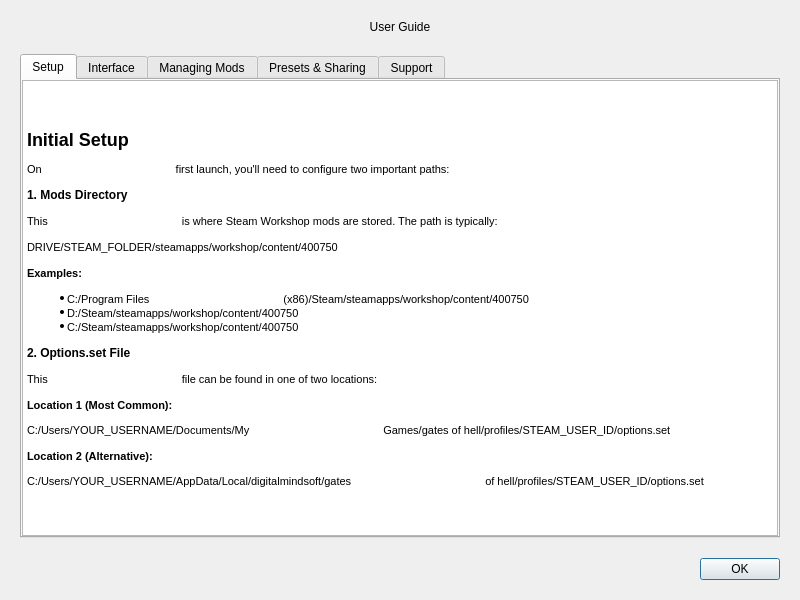
<?xml version="1.0" encoding="UTF-8"?>
<ui version="4.0">
    <class>UserManualDialog</class>
    <widget class="QDialog" name="UserManualDialog">
        <property name="geometry">
            <rect>
                <x>0</x>
                <y>0</y>
                <width>800</width>
                <height>600</height>
            </rect>
        </property>
        <property name="minimumSize">
            <size>
                <width>800</width>
                <height>600</height>
            </size>
        </property>
        <property name="maximumSize">
            <size>
                <width>800</width>
                <height>600</height>
            </size>
        </property>
        <property name="windowTitle">
            <string>User Manual</string>
        </property>
        <property name="modal">
            <bool>true</bool>
        </property>
        <layout class="QVBoxLayout" name="main_layout">
            <property name="spacing">
                <number>20</number>
            </property>
            <property name="leftMargin">
                <number>20</number>
            </property>
            <property name="topMargin">
                <number>20</number>
            </property>
            <property name="rightMargin">
                <number>20</number>
            </property>
            <property name="bottomMargin">
                <number>20</number>
            </property>
            <item>
                <widget class="QLabel" name="title_label">
                    <property name="text">
                        <string>User Guide</string>
                    </property>
                    <property name="alignment">
                        <set>Qt::AlignmentFlag::AlignCenter</set>
                    </property>
                </widget>
            </item>
            <item>
                <widget class="QTabWidget" name="tab_widget">
                    <property name="currentIndex">
                        <number>0</number>
                    </property>
                    <widget class="QWidget" name="setup_tab">
                        <attribute name="title">
                            <string>Setup</string>
                        </attribute>
                        <layout class="QVBoxLayout" name="setup_tab_layout">
                            <property name="leftMargin">
                                <number>0</number>
                            </property>
                            <property name="topMargin">
                                <number>0</number>
                            </property>
                            <property name="rightMargin">
                                <number>0</number>
                            </property>
                            <property name="bottomMargin">
                                <number>0</number>
                            </property>
                            <item>
                                <widget class="QTextEdit" name="setup_content">
                                    <property name="readOnly">
                                        <bool>true</bool>
                                    </property>
                                    <property name="html">
                                        <string>&lt;!DOCTYPE HTML PUBLIC &quot;-//W3C//DTD HTML 4.0//EN&quot; &quot;http://www.w3.org/TR/REC-html40/strict.dtd&quot;&gt;
                                            &lt;html&gt;&lt;head&gt;&lt;meta name=&quot;qrichtext&quot; content=&quot;1&quot;
                                            /&gt;&lt;meta charset=&quot;utf-8&quot; /&gt;&lt;style type=&quot;text/css&quot;&gt;
                                            p, li { white-space: pre-wrap; }
                                            hr { height: 1px; border-width: 0; }
                                            li.unchecked::marker { content: &quot;\2610&quot;; }
                                            li.checked::marker { content: &quot;\2612&quot;; }
                                            &lt;/style&gt;&lt;/head&gt;&lt;body style=&quot; font-family:'Segoe UI';
                                            font-size:9pt; font-weight:400; font-style:normal;&quot;&gt;
                                            &lt;h2 style=&quot; margin-top:16px; margin-bottom:12px; margin-left:0px;
                                            margin-right:0px; -qt-block-indent:0; text-indent:0px;&quot;&gt;&lt;span
                                            style=&quot; font-family:'MS Shell Dlg 2'; font-size:8.25pt;
                                            font-weight:600;&quot;&gt;Initial Setup&lt;/span&gt;&lt;/h2&gt;
                                            &lt;p style=&quot; margin-top:12px; margin-bottom:12px; margin-left:0px;
                                            margin-right:0px; -qt-block-indent:0; text-indent:0px;&quot;&gt;&lt;span
                                            style=&quot; font-family:'MS Shell Dlg 2'; font-size:8.25pt;&quot;&gt;On
                                            first launch, you'll need to configure two important paths:&lt;/span&gt;&lt;/p&gt;
                                            &lt;h4 style=&quot; margin-top:12px; margin-bottom:12px; margin-left:0px;
                                            margin-right:0px; -qt-block-indent:0; text-indent:0px;&quot;&gt;&lt;span
                                            style=&quot; font-family:'MS Shell Dlg 2'; font-size:8.25pt;
                                            font-weight:600;&quot;&gt;1. Mods Directory&lt;/span&gt;&lt;/h4&gt;
                                            &lt;p style=&quot; margin-top:12px; margin-bottom:12px; margin-left:0px;
                                            margin-right:0px; -qt-block-indent:0; text-indent:0px;&quot;&gt;&lt;span
                                            style=&quot; font-family:'MS Shell Dlg 2'; font-size:8.25pt;&quot;&gt;This
                                            is where Steam Workshop mods are stored. The path is typically:&lt;/span&gt;&lt;/p&gt;
                                            &lt;p style=&quot; margin-top:12px; margin-bottom:12px; margin-left:0px;
                                            margin-right:0px; -qt-block-indent:0; text-indent:0px;&quot;&gt;&lt;span
                                            style=&quot; font-family:'Courier New,courier'; font-size:8.25pt;&quot;&gt;DRIVE/STEAM_FOLDER/steamapps/workshop/content/400750&lt;/span&gt;&lt;/p&gt;
                                            &lt;p style=&quot; margin-top:12px; margin-bottom:12px; margin-left:0px;
                                            margin-right:0px; -qt-block-indent:0; text-indent:0px;&quot;&gt;&lt;span
                                            style=&quot; font-family:'MS Shell Dlg 2'; font-size:8.25pt;
                                            font-weight:600;&quot;&gt;Examples:&lt;/span&gt;&lt;/p&gt;
                                            &lt;ul style=&quot;margin-top: 0px; margin-bottom: 0px; margin-left: 0px;
                                            margin-right: 0px; -qt-list-indent: 1;&quot;&gt;
                                            &lt;li style=&quot; font-family:'MS Shell Dlg 2'; font-size:8.25pt;&quot;
                                            style=&quot; margin-top:12px; margin-bottom:0px; margin-left:0px;
                                            margin-right:0px; -qt-block-indent:0; text-indent:0px;&quot;&gt;&lt;span
                                            style=&quot; font-family:'Courier New,courier';&quot;&gt;C:/Program Files
                                            (x86)/Steam/steamapps/workshop/content/400750&lt;/span&gt;&lt;/li&gt;
                                            &lt;li style=&quot; font-family:'MS Shell Dlg 2'; font-size:8.25pt;&quot;
                                            style=&quot; margin-top:0px; margin-bottom:0px; margin-left:0px;
                                            margin-right:0px; -qt-block-indent:0; text-indent:0px;&quot;&gt;&lt;span
                                            style=&quot; font-family:'Courier New,courier';&quot;&gt;D:/Steam/steamapps/workshop/content/400750&lt;/span&gt;&lt;/li&gt;
                                            &lt;li style=&quot; font-family:'MS Shell Dlg 2'; font-size:8.25pt;&quot;
                                            style=&quot; margin-top:0px; margin-bottom:12px; margin-left:0px;
                                            margin-right:0px; -qt-block-indent:0; text-indent:0px;&quot;&gt;&lt;span
                                            style=&quot; font-family:'Courier New,courier';&quot;&gt;C:/Steam/steamapps/workshop/content/400750&lt;/span&gt;&lt;/li&gt;&lt;/ul&gt;
                                            &lt;h4 style=&quot; margin-top:12px; margin-bottom:12px; margin-left:0px;
                                            margin-right:0px; -qt-block-indent:0; text-indent:0px;&quot;&gt;&lt;span
                                            style=&quot; font-family:'MS Shell Dlg 2'; font-size:8.25pt;
                                            font-weight:600;&quot;&gt;2. Options.set File&lt;/span&gt;&lt;/h4&gt;
                                            &lt;p style=&quot; margin-top:12px; margin-bottom:12px; margin-left:0px;
                                            margin-right:0px; -qt-block-indent:0; text-indent:0px;&quot;&gt;&lt;span
                                            style=&quot; font-family:'MS Shell Dlg 2'; font-size:8.25pt;&quot;&gt;This
                                            file can be found in one of two locations:&lt;/span&gt;&lt;/p&gt;
                                            &lt;p style=&quot; margin-top:12px; margin-bottom:12px; margin-left:0px;
                                            margin-right:0px; -qt-block-indent:0; text-indent:0px;&quot;&gt;&lt;span
                                            style=&quot; font-family:'MS Shell Dlg 2'; font-size:8.25pt;
                                            font-weight:600;&quot;&gt;Location 1 (Most Common):&lt;/span&gt;&lt;/p&gt;
                                            &lt;p style=&quot; margin-top:12px; margin-bottom:12px; margin-left:0px;
                                            margin-right:0px; -qt-block-indent:0; text-indent:0px;&quot;&gt;&lt;span
                                            style=&quot; font-family:'Courier New,courier'; font-size:8.25pt;&quot;&gt;C:/Users/YOUR_USERNAME/Documents/My
                                            Games/gates of hell/profiles/STEAM_USER_ID/options.set&lt;/span&gt;&lt;/p&gt;
                                            &lt;p style=&quot; margin-top:12px; margin-bottom:12px; margin-left:0px;
                                            margin-right:0px; -qt-block-indent:0; text-indent:0px;&quot;&gt;&lt;span
                                            style=&quot; font-family:'MS Shell Dlg 2'; font-size:8.25pt;
                                            font-weight:600;&quot;&gt;Location 2 (Alternative):&lt;/span&gt;&lt;/p&gt;
                                            &lt;p style=&quot; margin-top:12px; margin-bottom:12px; margin-left:0px;
                                            margin-right:0px; -qt-block-indent:0; text-indent:0px;&quot;&gt;&lt;span
                                            style=&quot; font-family:'Courier New,courier'; font-size:8.25pt;&quot;&gt;C:/Users/YOUR_USERNAME/AppData/Local/digitalmindsoft/gates
                                            of hell/profiles/STEAM_USER_ID/options.set&lt;/span&gt;&lt;/p&gt;&lt;/body&gt;&lt;/html&gt;
                                        </string>
                                    </property>
                                </widget>
                            </item>
                        </layout>
                    </widget>
                    <widget class="QWidget" name="interface_tab">
                        <attribute name="title">
                            <string>Interface</string>
                        </attribute>
                        <layout class="QVBoxLayout" name="interface_tab_layout">
                            <property name="leftMargin">
                                <number>0</number>
                            </property>
                            <property name="topMargin">
                                <number>0</number>
                            </property>
                            <property name="rightMargin">
                                <number>0</number>
                            </property>
                            <property name="bottomMargin">
                                <number>0</number>
                            </property>
                            <item>
                                <widget class="QTextEdit" name="interface_content">
                                    <property name="readOnly">
                                        <bool>true</bool>
                                    </property>
                                    <property name="html">
                                        <string>&lt;!DOCTYPE HTML PUBLIC &quot;-//W3C//DTD HTML 4.0//EN&quot; &quot;http://www.w3.org/TR/REC-html40/strict.dtd&quot;&gt;
                                            &lt;html&gt;&lt;head&gt;&lt;meta name=&quot;qrichtext&quot; content=&quot;1&quot;
                                            /&gt;&lt;meta charset=&quot;utf-8&quot; /&gt;&lt;style type=&quot;text/css&quot;&gt;
                                            p, li { white-space: pre-wrap; }
                                            hr { height: 1px; border-width: 0; }
                                            li.unchecked::marker { content: &quot;\2610&quot;; }
                                            li.checked::marker { content: &quot;\2612&quot;; }
                                            &lt;/style&gt;&lt;/head&gt;&lt;body style=&quot; font-family:'Segoe UI';
                                            font-size:9pt; font-weight:400; font-style:normal;&quot;&gt;
                                            &lt;h2 style=&quot; margin-top:16px; margin-bottom:12px; margin-left:0px;
                                            margin-right:0px; -qt-block-indent:0; text-indent:0px;&quot;&gt;&lt;span
                                            style=&quot; font-family:'MS Shell Dlg 2'; font-size:8.25pt;
                                            font-weight:600;&quot;&gt;Interface Layout&lt;/span&gt;&lt;/h2&gt;
                                            &lt;h4 style=&quot; margin-top:12px; margin-bottom:12px; margin-left:0px;
                                            margin-right:0px; -qt-block-indent:0; text-indent:0px;&quot;&gt;&lt;span
                                            style=&quot; font-family:'MS Shell Dlg 2'; font-size:8.25pt;
                                            font-weight:600;&quot;&gt;Left Panel: Installed Mods&lt;/span&gt;&lt;/h4&gt;
                                            &lt;p style=&quot; margin-top:12px; margin-bottom:12px; margin-left:0px;
                                            margin-right:0px; -qt-block-indent:0; text-indent:0px;&quot;&gt;&lt;span
                                            style=&quot; font-family:'MS Shell Dlg 2'; font-size:8.25pt;&quot;&gt;Shows
                                            all mods available in your mods directory&lt;/span&gt;&lt;/p&gt;
                                            &lt;h4 style=&quot; margin-top:12px; margin-bottom:12px; margin-left:0px;
                                            margin-right:0px; -qt-block-indent:0; text-indent:0px;&quot;&gt;&lt;span
                                            style=&quot; font-family:'MS Shell Dlg 2'; font-size:8.25pt;
                                            font-weight:600;&quot;&gt;Right Panel: Active Mods&lt;/span&gt;&lt;/h4&gt;
                                            &lt;p style=&quot; margin-top:12px; margin-bottom:12px; margin-left:0px;
                                            margin-right:0px; -qt-block-indent:0; text-indent:0px;&quot;&gt;&lt;span
                                            style=&quot; font-family:'MS Shell Dlg 2'; font-size:8.25pt;&quot;&gt;Shows
                                            currently enabled mods that will load in-game&lt;/span&gt;&lt;/p&gt;
                                            &lt;h2 style=&quot; margin-top:16px; margin-bottom:12px; margin-left:0px;
                                            margin-right:0px; -qt-block-indent:0; text-indent:0px;&quot;&gt;&lt;span
                                            style=&quot; font-family:'MS Shell Dlg 2'; font-size:8.25pt;
                                            font-weight:600;&quot;&gt;Mod Information Panel&lt;/span&gt;&lt;/h2&gt;
                                            &lt;p style=&quot; margin-top:12px; margin-bottom:12px; margin-left:0px;
                                            margin-right:0px; -qt-block-indent:0; text-indent:0px;&quot;&gt;&lt;span
                                            style=&quot; font-family:'MS Shell Dlg 2'; font-size:8.25pt;&quot;&gt;Click
                                            any mod to view its details automatically. This can be disabled in the menu
                                            if preferred.&lt;/span&gt;&lt;/p&gt;&lt;/body&gt;&lt;/html&gt;
                                        </string>
                                    </property>
                                </widget>
                            </item>
                        </layout>
                    </widget>
                    <widget class="QWidget" name="managing_tab">
                        <attribute name="title">
                            <string>Managing Mods</string>
                        </attribute>
                        <layout class="QVBoxLayout" name="managing_tab_layout">
                            <property name="leftMargin">
                                <number>0</number>
                            </property>
                            <property name="topMargin">
                                <number>0</number>
                            </property>
                            <property name="rightMargin">
                                <number>0</number>
                            </property>
                            <property name="bottomMargin">
                                <number>0</number>
                            </property>
                            <item>
                                <widget class="QTextEdit" name="managing_content">
                                    <property name="readOnly">
                                        <bool>true</bool>
                                    </property>
                                    <property name="html">
                                        <string>&lt;!DOCTYPE HTML PUBLIC &quot;-//W3C//DTD HTML 4.0//EN&quot; &quot;http://www.w3.org/TR/REC-html40/strict.dtd&quot;&gt;
                                            &lt;html&gt;&lt;head&gt;&lt;meta name=&quot;qrichtext&quot; content=&quot;1&quot;
                                            /&gt;&lt;meta charset=&quot;utf-8&quot; /&gt;&lt;style type=&quot;text/css&quot;&gt;
                                            p, li { white-space: pre-wrap; }
                                            hr { height: 1px; border-width: 0; }
                                            li.unchecked::marker { content: &quot;\2610&quot;; }
                                            li.checked::marker { content: &quot;\2612&quot;; }
                                            &lt;/style&gt;&lt;/head&gt;&lt;body style=&quot; font-family:'Segoe UI';
                                            font-size:9pt; font-weight:400; font-style:normal;&quot;&gt;
                                            &lt;h2 style=&quot; margin-top:16px; margin-bottom:12px; margin-left:0px;
                                            margin-right:0px; -qt-block-indent:0; text-indent:0px;&quot;&gt;&lt;span
                                            style=&quot; font-family:'MS Shell Dlg 2'; font-size:8.25pt;
                                            font-weight:600;&quot;&gt;Managing Mods&lt;/span&gt;&lt;/h2&gt;
                                            &lt;h4 style=&quot; margin-top:12px; margin-bottom:12px; margin-left:0px;
                                            margin-right:0px; -qt-block-indent:0; text-indent:0px;&quot;&gt;&lt;span
                                            style=&quot; font-family:'MS Shell Dlg 2'; font-size:8.25pt;
                                            font-weight:600;&quot;&gt;Activating Mods&lt;/span&gt;&lt;/h4&gt;
                                            &lt;ul style=&quot;margin-top: 0px; margin-bottom: 0px; margin-left: 0px;
                                            margin-right: 0px; -qt-list-indent: 1;&quot;&gt;
                                            &lt;li style=&quot; font-family:'MS Shell Dlg 2'; font-size:8.25pt;&quot;
                                            style=&quot; margin-top:12px; margin-bottom:0px; margin-left:0px;
                                            margin-right:0px; -qt-block-indent:0; text-indent:0px;&quot;&gt;&lt;span
                                            style=&quot; font-weight:600;&quot;&gt;Double-click&lt;/span&gt; any
                                            installed mod to activate it&lt;/li&gt;
                                            &lt;li style=&quot; font-family:'MS Shell Dlg 2'; font-size:8.25pt;&quot;
                                            style=&quot; margin-top:0px; margin-bottom:12px; margin-left:0px;
                                            margin-right:0px; -qt-block-indent:0; text-indent:0px;&quot;&gt;&lt;span
                                            style=&quot; font-weight:600;&quot;&gt;Select multiple mods&lt;/span&gt;
                                            (Ctrl+click) and use &amp;quot;Add Selected&amp;quot;&lt;/li&gt;&lt;/ul&gt;
                                            &lt;h4 style=&quot; margin-top:12px; margin-bottom:12px; margin-left:0px;
                                            margin-right:0px; -qt-block-indent:0; text-indent:0px;&quot;&gt;&lt;span
                                            style=&quot; font-family:'MS Shell Dlg 2'; font-size:8.25pt;
                                            font-weight:600;&quot;&gt;Deactivating Mods&lt;/span&gt;&lt;/h4&gt;
                                            &lt;ul style=&quot;margin-top: 0px; margin-bottom: 0px; margin-left: 0px;
                                            margin-right: 0px; -qt-list-indent: 1;&quot;&gt;
                                            &lt;li style=&quot; font-family:'MS Shell Dlg 2'; font-size:8.25pt;&quot;
                                            style=&quot; margin-top:12px; margin-bottom:0px; margin-left:0px;
                                            margin-right:0px; -qt-block-indent:0; text-indent:0px;&quot;&gt;&lt;span
                                            style=&quot; font-weight:600;&quot;&gt;Double-click&lt;/span&gt; any active
                                            mod to remove it&lt;/li&gt;
                                            &lt;li style=&quot; font-family:'MS Shell Dlg 2'; font-size:8.25pt;&quot;
                                            style=&quot; margin-top:0px; margin-bottom:0px; margin-left:0px;
                                            margin-right:0px; -qt-block-indent:0; text-indent:0px;&quot;&gt;&lt;span
                                            style=&quot; font-weight:600;&quot;&gt;Select multiple mods&lt;/span&gt; and
                                            click &amp;quot;Remove&amp;quot;&lt;/li&gt;
                                            &lt;li style=&quot; font-family:'MS Shell Dlg 2'; font-size:8.25pt;&quot;
                                            style=&quot; margin-top:0px; margin-bottom:12px; margin-left:0px;
                                            margin-right:0px; -qt-block-indent:0; text-indent:0px;&quot;&gt;&lt;span
                                            style=&quot; font-weight:600;&quot;&gt;&amp;quot;Clear All&amp;quot;&lt;/span&gt;
                                            removes all active mods at once&lt;/li&gt;&lt;/ul&gt;&lt;/body&gt;&lt;/html&gt;
                                        </string>
                                    </property>
                                </widget>
                            </item>
                        </layout>
                    </widget>
                    <widget class="QWidget" name="presets_tab">
                        <attribute name="title">
                            <string>Presets &amp;&amp; Sharing</string>
                        </attribute>
                        <layout class="QVBoxLayout" name="presets_tab_layout">
                            <property name="leftMargin">
                                <number>0</number>
                            </property>
                            <property name="topMargin">
                                <number>0</number>
                            </property>
                            <property name="rightMargin">
                                <number>0</number>
                            </property>
                            <property name="bottomMargin">
                                <number>0</number>
                            </property>
                            <item>
                                <widget class="QTextEdit" name="presets_content">
                                    <property name="readOnly">
                                        <bool>true</bool>
                                    </property>
                                    <property name="html">
                                        <string>&lt;!DOCTYPE HTML PUBLIC &quot;-//W3C//DTD HTML 4.0//EN&quot; &quot;http://www.w3.org/TR/REC-html40/strict.dtd&quot;&gt;
                                            &lt;html&gt;&lt;head&gt;&lt;meta name=&quot;qrichtext&quot; content=&quot;1&quot;
                                            /&gt;&lt;meta charset=&quot;utf-8&quot; /&gt;&lt;style type=&quot;text/css&quot;&gt;
                                            p, li { white-space: pre-wrap; }
                                            hr { height: 1px; border-width: 0; }
                                            li.unchecked::marker { content: &quot;\2610&quot;; }
                                            li.checked::marker { content: &quot;\2612&quot;; }
                                            &lt;/style&gt;&lt;/head&gt;&lt;body style=&quot; font-family:'Segoe UI';
                                            font-size:9pt; font-weight:400; font-style:normal;&quot;&gt;
                                            &lt;h2 style=&quot; margin-top:16px; margin-bottom:12px; margin-left:0px;
                                            margin-right:0px; -qt-block-indent:0; text-indent:0px;&quot;&gt;&lt;span
                                            style=&quot; font-family:'MS Shell Dlg 2'; font-size:8.25pt;
                                            font-weight:600;&quot;&gt;Preset System&lt;/span&gt;&lt;/h2&gt;
                                            &lt;p style=&quot; margin-top:12px; margin-bottom:12px; margin-left:0px;
                                            margin-right:0px; -qt-block-indent:0; text-indent:0px;&quot;&gt;&lt;span
                                            style=&quot; font-family:'MS Shell Dlg 2'; font-size:8.25pt;&quot;&gt;Save
                                            and load different mod configurations:&lt;/span&gt;&lt;/p&gt;
                                            &lt;ul style=&quot;margin-top: 0px; margin-bottom: 0px; margin-left: 0px;
                                            margin-right: 0px; -qt-list-indent: 1;&quot;&gt;
                                            &lt;li style=&quot; font-family:'MS Shell Dlg 2'; font-size:8.25pt;&quot;
                                            style=&quot; margin-top:12px; margin-bottom:0px; margin-left:0px;
                                            margin-right:0px; -qt-block-indent:0; text-indent:0px;&quot;&gt;&lt;span
                                            style=&quot; font-weight:600;&quot;&gt;&amp;quot;Save&amp;quot;&lt;/span&gt;
                                            - Create a preset from current active mods&lt;/li&gt;
                                            &lt;li style=&quot; font-family:'MS Shell Dlg 2'; font-size:8.25pt;&quot;
                                            style=&quot; margin-top:0px; margin-bottom:0px; margin-left:0px;
                                            margin-right:0px; -qt-block-indent:0; text-indent:0px;&quot;&gt;&lt;span
                                            style=&quot; font-weight:600;&quot;&gt;&amp;quot;Load&amp;quot;&lt;/span&gt;
                                            - Apply a saved preset&lt;/li&gt;
                                            &lt;li style=&quot; font-family:'MS Shell Dlg 2'; font-size:8.25pt;&quot;
                                            style=&quot; margin-top:0px; margin-bottom:12px; margin-left:0px;
                                            margin-right:0px; -qt-block-indent:0; text-indent:0px;&quot;&gt;&lt;span
                                            style=&quot; font-weight:600;&quot;&gt;&amp;quot;Delete&amp;quot;&lt;/span&gt;
                                            - Remove a preset permanently&lt;/li&gt;&lt;/ul&gt;
                                            &lt;h2 style=&quot; margin-top:16px; margin-bottom:12px; margin-left:0px;
                                            margin-right:0px; -qt-block-indent:0; text-indent:0px;&quot;&gt;&lt;span
                                            style=&quot; font-family:'MS Shell Dlg 2'; font-size:8.25pt;
                                            font-weight:600;&quot;&gt;Sharing Configurations&lt;/span&gt;&lt;/h2&gt;
                                            &lt;p style=&quot; margin-top:12px; margin-bottom:12px; margin-left:0px;
                                            margin-right:0px; -qt-block-indent:0; text-indent:0px;&quot;&gt;&lt;span
                                            style=&quot; font-family:'MS Shell Dlg 2'; font-size:8.25pt;&quot;&gt;Share
                                            your mod setups with other players:&lt;/span&gt;&lt;/p&gt;
                                            &lt;ul style=&quot;margin-top: 0px; margin-bottom: 0px; margin-left: 0px;
                                            margin-right: 0px; -qt-list-indent: 1;&quot;&gt;
                                            &lt;li style=&quot; font-family:'MS Shell Dlg 2'; font-size:8.25pt;&quot;
                                            style=&quot; margin-top:12px; margin-bottom:0px; margin-left:0px;
                                            margin-right:0px; -qt-block-indent:0; text-indent:0px;&quot;&gt;&lt;span
                                            style=&quot; font-weight:600;&quot;&gt;&amp;quot;Export&amp;quot;&lt;/span&gt;
                                            - Generate a shareable code in the text field&lt;/li&gt;
                                            &lt;li style=&quot; font-family:'MS Shell Dlg 2'; font-size:8.25pt;&quot;
                                            style=&quot; margin-top:0px; margin-bottom:12px; margin-left:0px;
                                            margin-right:0px; -qt-block-indent:0; text-indent:0px;&quot;&gt;&lt;span
                                            style=&quot; font-weight:600;&quot;&gt;&amp;quot;Import&amp;quot;&lt;/span&gt;
                                            - Load a configuration from a shared code&lt;/li&gt;&lt;/ul&gt;&lt;/body&gt;&lt;/html&gt;
                                        </string>
                                    </property>
                                </widget>
                            </item>
                        </layout>
                    </widget>
                    <widget class="QWidget" name="support_tab">
                        <attribute name="title">
                            <string>Support</string>
                        </attribute>
                        <layout class="QVBoxLayout" name="support_tab_layout">
                            <property name="leftMargin">
                                <number>0</number>
                            </property>
                            <property name="topMargin">
                                <number>0</number>
                            </property>
                            <property name="rightMargin">
                                <number>0</number>
                            </property>
                            <property name="bottomMargin">
                                <number>0</number>
                            </property>
                            <item>
                                <widget class="QTextEdit" name="support_content">
                                    <property name="readOnly">
                                        <bool>true</bool>
                                    </property>
                                    <property name="html">
                                        <string>&lt;!DOCTYPE HTML PUBLIC &quot;-//W3C//DTD HTML 4.0//EN&quot; &quot;http://www.w3.org/TR/REC-html40/strict.dtd&quot;&gt;
                                            &lt;html&gt;&lt;head&gt;&lt;meta name=&quot;qrichtext&quot; content=&quot;1&quot;
                                            /&gt;&lt;meta charset=&quot;utf-8&quot; /&gt;&lt;style type=&quot;text/css&quot;&gt;
                                            p, li { white-space: pre-wrap; }
                                            hr { height: 1px; border-width: 0; }
                                            li.unchecked::marker { content: &quot;\2610&quot;; }
                                            li.checked::marker { content: &quot;\2612&quot;; }
                                            &lt;/style&gt;&lt;/head&gt;&lt;body style=&quot; font-family:'Segoe UI';
                                            font-size:9pt; font-weight:400; font-style:normal;&quot;&gt;
                                            &lt;h2 style=&quot; margin-top:16px; margin-bottom:12px; margin-left:0px;
                                            margin-right:0px; -qt-block-indent:0; text-indent:0px;&quot;&gt;&lt;span
                                            style=&quot; font-family:'MS Shell Dlg 2'; font-size:8.25pt;
                                            font-weight:600;&quot;&gt;Support&lt;/span&gt;&lt;/h2&gt;
                                            &lt;p style=&quot; margin-top:12px; margin-bottom:12px; margin-left:0px;
                                            margin-right:0px; -qt-block-indent:0; text-indent:0px;&quot;&gt;&lt;span
                                            style=&quot; font-family:'MS Shell Dlg 2'; font-size:8.25pt;&quot;&gt;Found
                                            a bug or have suggestions? The interface is designed to be user-friendly -
                                            feel free to experiment and provide feedback for improvements.&lt;/span&gt;&lt;/p&gt;
                                            &lt;p style=&quot; margin-top:12px; margin-bottom:12px; margin-left:0px;
                                            margin-right:0px; -qt-block-indent:0; text-indent:0px;&quot;&gt;&lt;span
                                            style=&quot; font-family:'MS Shell Dlg 2'; font-size:8.25pt;&quot;&gt;You
                                            can report issues or suggest improvements through the appropriate channels.&lt;/span&gt;&lt;/p&gt;&lt;/body&gt;&lt;/html&gt;
                                        </string>
                                    </property>
                                </widget>
                            </item>
                        </layout>
                    </widget>
                </widget>
            </item>
            <item>
                <layout class="QHBoxLayout" name="button_layout">
                    <item>
                        <spacer name="horizontal_spacer">
                            <property name="orientation">
                                <enum>Qt::Orientation::Horizontal</enum>
                            </property>
                            <property name="sizeHint" stdset="0">
                                <size>
                                    <width>40</width>
                                    <height>20</height>
                                </size>
                            </property>
                        </spacer>
                    </item>
                    <item>
                        <widget class="QPushButton" name="ok_button">
                            <property name="text">
                                <string>OK</string>
                            </property>
                        </widget>
                    </item>
                </layout>
            </item>
        </layout>
    </widget>
    <resources/>
    <connections/>
</ui>
